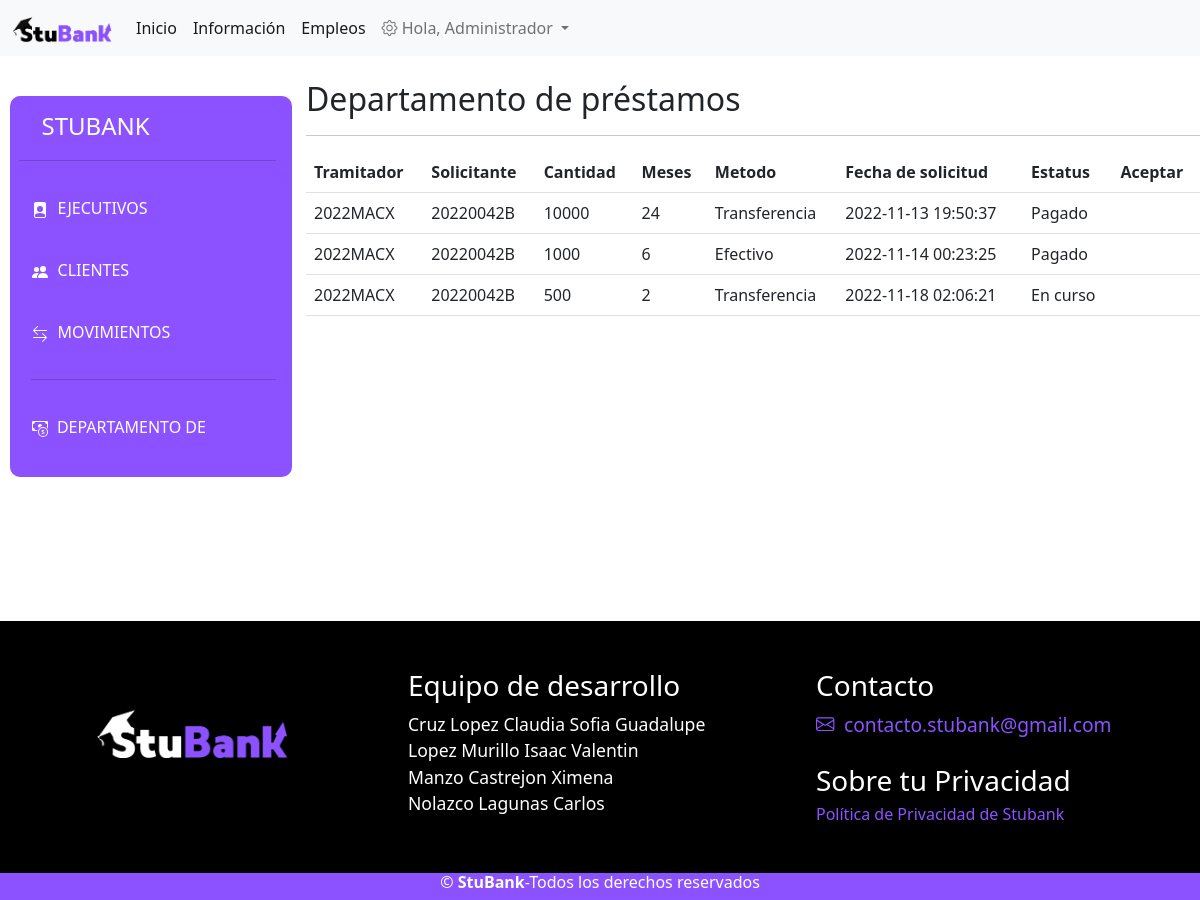
The app's page /admin/prestamos.php (signed in), older data.
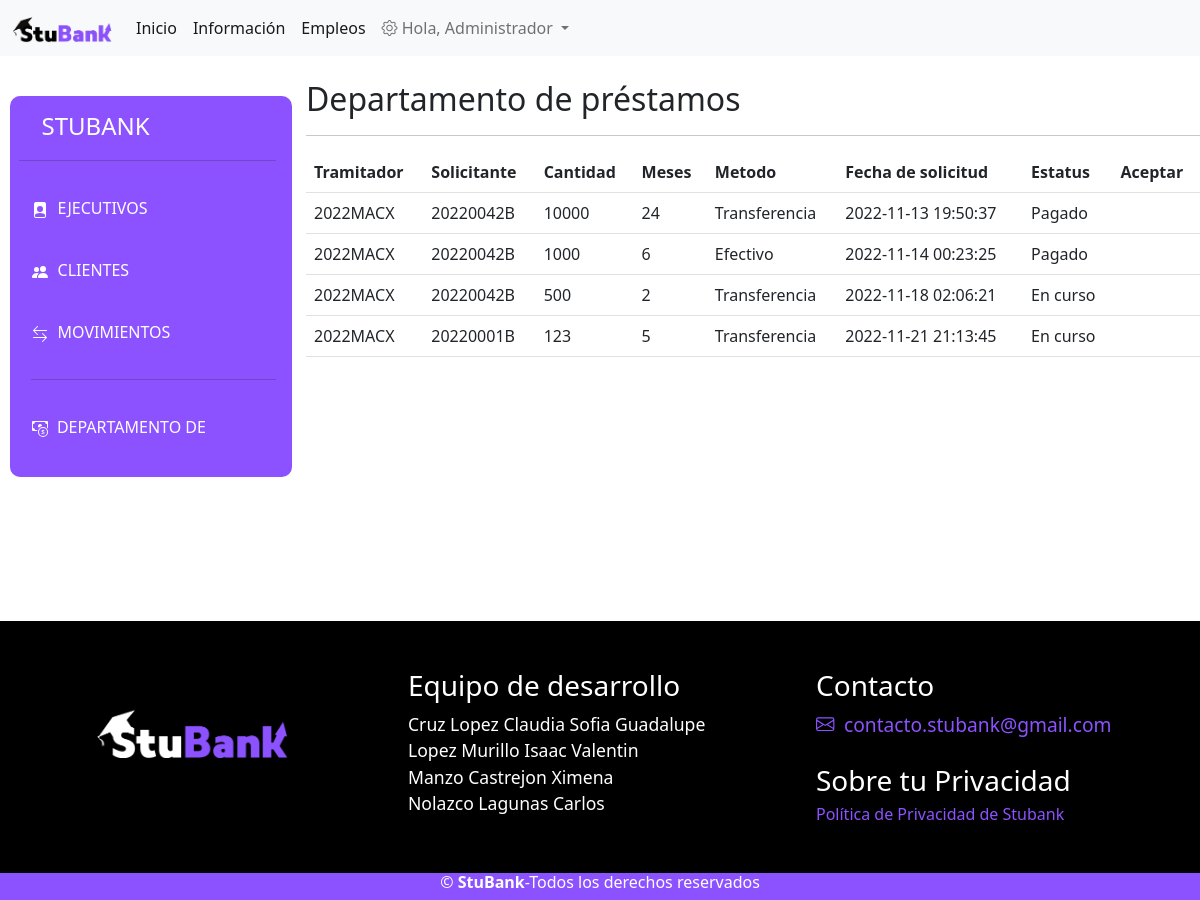
The same page, newer data.
### tables this page shows
CREATE TABLE `prestamos` (
  `id_prest` int(11) NOT NULL,
  `solicitanteEje` varchar(9) NOT NULL,
  `solicitanteCl` varchar(9) NOT NULL,
  `cantidad` double NOT NULL,
  `meses` int(11) NOT NULL,
  `deuda` double NOT NULL,
  `metodo` tinyint(4) NOT NULL,
  `fecha` datetime NOT NULL DEFAULT current_timestamp(),
  `estatus` int(11) NOT NULL
);

### admin/prestamos.php (the view, shortened to what this page needs)
<?php
    $nombre = $_SESSION['nombre'];
    $rol = $_SESSION['rol'];
    include('../view/conexion.php');
    $obtencion = "SELECT * FROM prestamos";
    $resultado = mysqli_query($mysqli,$obtencion);
    $prestamos = $resultado->fetch_all(MYSQLI_ASSOC);
    $estados = ['', 'Pendiente', 'En curso', 'Rechazado','Pagado'];
    $metodo = ['', 'Efectivo', 'Transferencia'];
?>
<!DOCTYPE html>
<html lang="es">
<head>
    <link rel="stylesheet" href="../src/css/menu.css">
<link rel="stylesheet" href="../src/css/estilos.css">
    <link href="https://cdn.jsdelivr.net/npm/bootstrap@5.2.0/dist/css/bootstrap.min.css" rel="stylesheet">
    <link rel="stylesheet" href="https://cdn.jsdelivr.net/npm/bootstrap-icons@1.9.1/font/bootstrap-icons.css">
</head>
<header>
    <?php include('../view/navbar.php'); ?>
</header>
<body>
    <div class="row">
        <?php include('menu.php'); ?>
        <div class="col-md-9">
            <h2>Departamento de préstamos</h2><hr>
            <table class="table mt-3">
                <thead>
                    <th scope="col">Tramitador</th>
                    <th scope="col">Solicitante</th>
                    <th scope="col">Cantidad</th>
                    <th scope="col">Meses</th>
                    <th scope="col">Metodo</th>
                    <th scope="col">Fecha de solicitud</th>
                    <th scope="col">Estatus</th>
                    <th scope="col">Aceptar</th>
                </thead>
                <tbody>
                    <?php foreach($prestamos as $prestamo): ?>
                        <tr>
                            <td><?=$prestamo['solicitanteEje']?></td>
                            <td><?=$prestamo['solicitanteCl']?></td>
                            <td><?=$prestamo['cantidad']?></td>
                            <td><?=$prestamo['meses']?></td>
                            <td><?=$metodo[$prestamo['metodo']]?></td>
                            <td><?=$prestamo['fecha']?></td>
                            <td><?php $estado = $prestamo['estatus']; echo $estados[$estado]?></td>
                            <td>
                            </td>
                        </tr>
                    <?php endforeach ?>
                </tbody>
            </table>
        </div>
    </div>
</body>
<footer style="margin-top:10rem;">
    <?php include('../view/footer.php'); ?>
</footer>
</html>

### view/navbar.php (shortened to what this page needs)
<nav class="navbar navbar-expand-lg bg-light">
    <div class="container-fluid">
        <a class="navbar-brand" href="/">
            <img src="/src/StuBank.png" width="100pc">
        </a>
        <div class="collapse navbar-collapse" id="navbarSupportedContent">
            <ul class="navbar-nav me-auto mb-2 mb-lg-0">
                <li class="nav-item">
                    <a class="nav-link active" aria-current="page" href="/">Inicio</a>
                </li>
                <li class="nav-item">
                    <a class="nav-link active" aria-current="page" href="/view/informacion.php">Información</a>
                </li>
                <li class="nav-item">
                    <a class="nav-link active" aria-current="page" href="/view/negocios.php">Empleos</a>
                </li>
                <?php if(isset($_SESSION['nombre'])):?>
                <?php if($rol == 1):?>
                    <li class="nav-item dropdown">
                        <a class="nav-link dropdown-toggle" href="#" role="button" data-bs-toggle="dropdown" aria-expanded="false">
                            <i class="bi bi-gear"></i> Hola, <?php echo $nombre;?>
                        </a>
                    </li>
                <?php endif; ?>
                <?php endif; ?>
            </ul>
        </div>
    </div>
</nav>
<br>

### admin/menu.php (shortened to what this page needs)
<div class="col-md-3">
  <div class="menu">
    <a href="admin.php"><h4>STUBANK</h4></a>
    <hr style="width=:auto; margin: 3rem 1rem 0 0; padding: 0 1rem 0 0;">
    <ul>
        <li class="lista">
            <a href="admin_eje.php">
              <span class="icon">
              </span>
              <span class="tittle">Ejecutivos</span>
            </a>
        </li>
        <li class="lista">
            <a href="admin_cl.php">
              <span class="icon">
              </span>
              <span class="tittle">Clientes</span>
            </a>
        </li>
        <li class="lista">
            <a href="movimientos.php">
              <span class="icon">
              </span>
              <span class="tittle">Movimientos</span>
            </a>
        </li>
        <hr style="width=:auto; margin: 1rem 1rem 1rem 0; padding: 0 1rem 0 0;">
        <li class="lista">
            <a href="prestamos.php">
              <span class="icon">
              </span>
              <span class="tittle">Departamento de préstamos</span>
            </a>
        </li>
    </ul>
  </div>
</div>

### view/footer.php (shortened to what this page needs)
<div class="row cont-foot">
    <div class="col-md-4 fc" style="text-align:center;">
        <img src="../src/StuBankNe.png" class="img" alt=""><br><br><br>
    </div>
    <div class="col-md-4 fc">
        <h3>Equipo de desarrollo</h3>
        <p class="texto2">Cruz Lopez Claudia Sofia Guadalupe</p><br>
        <p class="texto2">Lopez Murillo Isaac Valentin</p><br>
        <p class="texto2">Manzo Castrejon Ximena</p><br>
        <p class="texto2">Nolazco Lagunas Carlos</p><br><br>
    </div>
    <div class="col-md-4 fc">
        <h3>Contacto</h3>
        <a href = "mailto: contacto.stubank@gmail.com" class="mail">
            contacto.stubank@gmail.com
        </a>
        <br><br>
        <h3>Sobre tu Privacidad</h3>
        <a href="https://docs.google.com/document/d/1C0ugjE7HFMpuzbWW8WhSEKDSPbeVlBeGNm_zh7IAD3k/edit?usp=sharing"class="mail"><h6>Política de Privacidad de Stubank</h6></a>
    </div>
</div>
<div class="row container-footer2" style="text-align:center;">
    <h6>&copy; <b>StuBank</b>-Todos los derechos reservados</h6>
</div>

### src/css/menu.css (style rules this page uses)
.menu { padding-top: 1rem; padding-bottom: 0.2rem; padding-left: 0.3rem; position: relative; top: 1rem; left: 0.5rem; bottom: 1rem; width: 100%; height: auto; border-radius: 10px; border-left: 5px solid #8C52FF; background: #8C52FF; transition: 0.5s; margin-left: 0.1em; }
.menu h4 { position: absolute; display: block; width: 100%; display: flex; text-decoration: none; color: white; text-transform: uppercase; transition: .5s; padding-left: 8%; }
.menu ul { position: relative; width: 100%; padding-left: 0.7rem; padding-top: 1rem; }
.menu ul li { position: relative; list-style: none; width: 100%; border-top-left-radius: 20px; border-bottom-left-radius: 20px; }
.menu ul li a { position: relative; width: 100%; display: flex; text-decoration: none; color: white; text-transform: uppercase; transition: .5s; border-radius: 10px; border: 1px solid #8C52FF; }
.menu ul li a .icon { position: relative; display: block; min-width: 10px; height: 50px; line-height: 60px; }
.menu ul li a .tittle { position: relative; display: block; padding-left: 10px; height: 60px; line-height: 60px; }

### src/css/estilos.css (style rules this page uses)
body { font-family: 'Montserrat', sans-serif; }
.texto2 { font-size: 1.1rem; display: inline; }
.mail { font-size: 1.2rem; display: inline; text-decoration: none; color: #8C52FF; }
.container-footer2 { text-align: center; background-color: #8c52ff; color: #fff; }
@media (max-width: 2000px) { .img { width: 50%; padding-top: 10%; } }
@media (max-width: 2000px) { .cont-foot { background-color: black; color: white; padding: 3rem 0 2rem 0; } }

Row changes from the older to the newer data that the page shows:
added prestamos: solicitanteEje "2022MACX", solicitanteCl "20220001B", cantidad "123", meses "5", metodo "Transferencia", fecha "2022-11-21 21:13:45", estatus "En curso"
